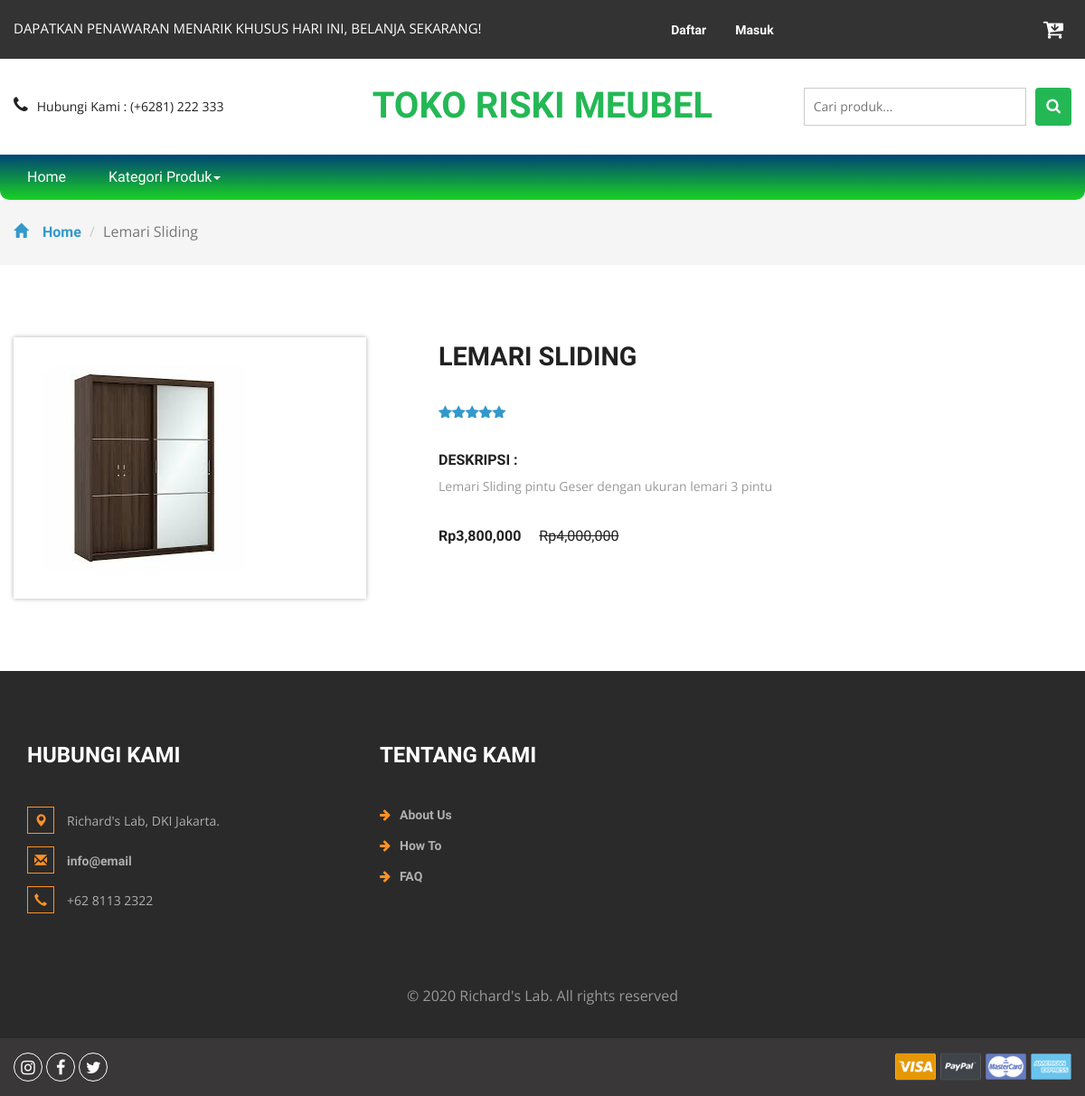
The app's page /product.php?idproduk=5 with its own data.
### tables this page shows
CREATE TABLE `produk` (
  `idproduk` int(11) NOT NULL,
  `idkategori` int(11) NOT NULL,
  `namaproduk` varchar(30) NOT NULL,
  `gambar` varchar(100) NOT NULL,
  `deskripsi` varchar(200) NOT NULL,
  `rate` int(11) NOT NULL,
  `hargabefore` int(11) NOT NULL,
  `hargaafter` int(11) NOT NULL,
  `tgldibuat` timestamp NOT NULL DEFAULT current_timestamp()
);

### product.php (the view, shortened to what this page needs)
<?php
include 'dbconnect.php';
$idproduk = $_GET['idproduk'];
?>
<!DOCTYPE html>
<html>
<head>
<link href="css/bootstrap.css" rel="stylesheet" type="text/css" media="all" />
<link href="css/style.css" rel="stylesheet" type="text/css" media="all" />
<link href="css/font-awesome.css" rel="stylesheet">
</head>
<body>
	<div class="agileits_header">
		<div class="container">
			<div class="w3l_offers">
				<p>DAPATKAN PENAWARAN MENARIK KHUSUS HARI INI, BELANJA SEKARANG!</p>
			</div>
			<div class="agile-login">
				<ul>
				<?php
				if(!isset($_SESSION['log'])){
					echo '
					<li><a href="registered.php"> Daftar</a></li>
					<li><a href="login.php">Masuk</a></li>
					';
				}
				?>
				</ul>
			</div>
			<div class="product_list_header">
					<a href="cart.php"><button class="w3view-cart" type="submit" name="submit" value=""><i class="fa fa-cart-arrow-down" aria-hidden="true"></i></button>
					 </a>
			</div>
			<div class="clearfix"> </div>
		</div>
	</div>
	<div class="logo_products">
		<div class="container">
		<div class="w3ls_logo_products_left1">
				<ul class="phone_email">
					<li><i class="fa fa-phone" aria-hidden="true"></i>Hubungi Kami : (+6281) 222 333</li>
				</ul>
			</div>
			<div class="w3ls_logo_products_left">
				<h1><a href="index.php">Toko Riski Meubel</a></h1>
			</div>
		<div class="w3l_search">
			<form action="search.php" method="post">
				<input type="search" name="Search" placeholder="Cari produk...">
				<button type="submit" class="btn btn-default search" aria-label="Left Align">
					<i class="fa fa-search" aria-hidden="true"> </i>
				</button>
			</form>
		</div>
			<div class="clearfix"> </div>
		</div>
	</div>
	<div class="navigation-agileits">
		<div class="container">
			<nav class="navbar navbar-default">
							<div class="collapse navbar-collapse" id="bs-megadropdown-tabs">
								<ul class="nav navbar-nav">
									<li class="active"><a href="index.php" class="act">Home</a></li>
									<li class="dropdown">
										<a href="#" class="dropdown-toggle" data-toggle="dropdown">Kategori Produk<b class="caret"></b></a>
									</li>
								</ul>
							</div>
							</nav>
			</div>
		</div>
	<div class="breadcrumbs">
		<div class="container">
			<ol class="breadcrumb breadcrumb1 animated wow slideInLeft" data-wow-delay=".5s">
				<li><a href="index.php"><span class="glyphicon glyphicon-home" aria-hidden="true"></span>Home</a></li>
				<li class="active"><?php
				$p = mysqli_fetch_array(mysqli_query($conn,"Select * from produk where idproduk='$idproduk'"));
				echo $p['namaproduk'];
				?></li>
			</ol>
		</div>
	</div>
	<div class="products">
		<div class="container">
			<div class="agileinfo_single">
				<div class="col-md-4 agileinfo_single_left">
					<img id="example" src="<?php echo $p['gambar']?>" alt=" " class="img-responsive">
				</div>
				<div class="col-md-8 agileinfo_single_right">
				<h2><?php echo $p['namaproduk'] ?></h2>
					<div class="rating1">
						<span class="starRating">
							<?php
								$rate = $p['rate'];
								for($n=1;$n<=$rate;$n++){
								echo '<i class="fa fa-star blue-star" aria-hidden="true"></i>';
								};
								?>
						</span>
					</div>
					<div class="w3agile_description">
						<h4>Deskripsi :</h4>
						<p><?php echo $p['deskripsi'] ?></p>
					</div>
					<div class="snipcart-item block">
						<div class="snipcart-thumb agileinfo_single_right_snipcart">
							<h4 class="m-sing">Rp<?php echo number_format($p['hargaafter']) ?> <span>Rp<?php echo number_format($p['hargabefore']) ?></span></h4>
						</div>
					</div>
				</div>
				<div class="clearfix"> </div>
			</div>
		</div>
	</div>
<div class="footer">
		<div class="container">
			<div class="w3_footer_grids">
				<div class="col-md-4 w3_footer_grid">
					<h3>Hubungi Kami</h3>
					<ul class="address">
						<li><i class="glyphicon glyphicon-map-marker" aria-hidden="true"></i>Richard's Lab, DKI Jakarta.</li>
						<li><i class="glyphicon glyphicon-envelope" aria-hidden="true"></i><a href="mailto:info@email">info@email</a></li>
						<li><i class="glyphicon glyphicon-earphone" aria-hidden="true"></i>+62 8113 2322</li>
					</ul>
				</div>
				<div class="col-md-3 w3_footer_grid">
					<h3>Tentang Kami</h3>
					<ul class="info">
						<li><i class="fa fa-arrow-right" aria-hidden="true"></i><a href="about.html">About Us</a></li>
						<li><i class="fa fa-arrow-right" aria-hidden="true"></i><a href="about.html">How To</a></li>
						<li><i class="fa fa-arrow-right" aria-hidden="true"></i><a href="about.html">FAQ</a></li>
					</ul>
				</div>
				<div class="clearfix"> </div>
			</div>
		</div>
		<div class="footer-copy">
			<div class="container">
				<p>© 2020 Richard's Lab. All rights reserved</p>
			</div>
		</div>
	</div>
	<div class="footer-botm">
			<div class="container">
				<div class="w3layouts-foot">
					<ul>
						<li><a href="#" class="w3_agile_instagram"><i class="fa fa-instagram" aria-hidden="true"></i></a></li>
						<li><a href="#" class="w3_agile_facebook"><i class="fa fa-facebook" aria-hidden="true"></i></a></li>
						<li><a href="#" class="agile_twitter"><i class="fa fa-twitter" aria-hidden="true"></i></a></li>
					</ul>
				</div>
				<div class="payment-w3ls">
					<img src="images/card.png" alt=" " class="img-responsive">
				</div>
				<div class="clearfix"> </div>
			</div>
		</div>
<link href="css/skdslider.css" rel="stylesheet">
</body>
</html>

### records on screen
produk: namaproduk "Lemari Sliding", gambar (picture), namaproduk "LEMARI SLIDING", rate 5 (drawn), deskripsi "Lemari Sliding pintu Geser dengan ukuran lemari 3 pintu", hargaafter "3,800,000", hargabefore "4,000,000"
